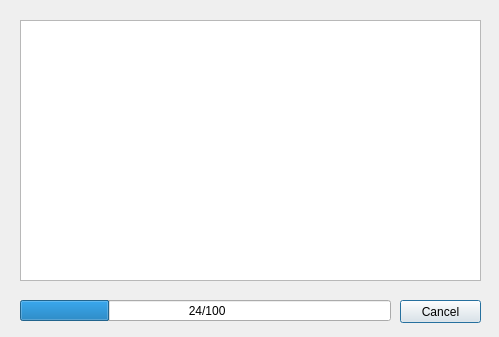
<?xml version="1.0" encoding="UTF-8"?>
<ui version="4.0">
 <class>ProcessDialog</class>
 <widget class="QDialog" name="ProcessDialog">
  <property name="geometry">
   <rect>
    <x>0</x>
    <y>0</y>
    <width>499</width>
    <height>337</height>
   </rect>
  </property>
  <property name="windowTitle">
   <string>Dialog</string>
  </property>
  <property name="modal">
   <bool>true</bool>
  </property>
  <widget class="QListWidget" name="logList">
   <property name="geometry">
    <rect>
     <x>20</x>
     <y>20</y>
     <width>461</width>
     <height>261</height>
    </rect>
   </property>
  </widget>
  <widget class="QProgressBar" name="progressBar">
   <property name="geometry">
    <rect>
     <x>20</x>
     <y>300</y>
     <width>371</width>
     <height>21</height>
    </rect>
   </property>
   <property name="value">
    <number>24</number>
   </property>
   <property name="format">
    <string> %v/%m</string>
   </property>
  </widget>
  <widget class="QPushButton" name="button">
   <property name="geometry">
    <rect>
     <x>400</x>
     <y>300</y>
     <width>81</width>
     <height>23</height>
    </rect>
   </property>
   <property name="text">
    <string>Cancel</string>
   </property>
  </widget>
 </widget>
 <resources/>
 <connections/>
</ui>
